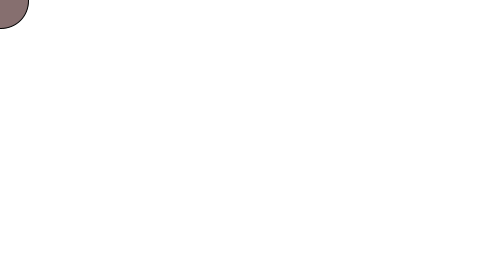
Frame 1 (no input)
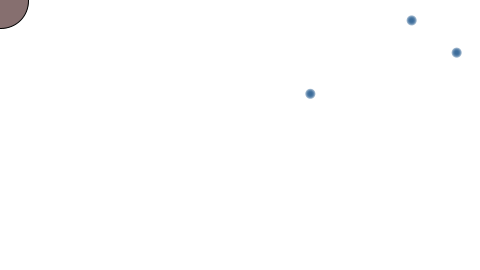
Frame 60 (the mouse pressed at the canvas centre just before this capture)
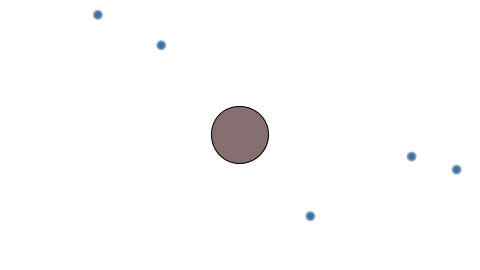
Frame 120 (the mouse held since frame 60 and released just before this capture)

The Processing sketch that drew these frames (run headless with seeded random() and noise(); from frame 60 on, the mouse is pressed at the canvas centre):

// Processing sketch: rainCatcherGame
// ── rainCatcherGame.pde
Catcher catcher;
Timer timer;
Drop[] drops;
int totalDrops = 0;

void setup() {
  size(480,270);
  catcher = new Catcher(32);
  drops = new Drop[2000];
  timer = new Timer(300);
  timer.start();
}

void draw() {
  background(255);
  
  catcher.setLocation(mouseX,mouseY);
  catcher.display();
  
  if(timer.isFinished()){
    drops[totalDrops] = new Drop();
    totalDrops++;
    
    if(totalDrops >= drops.length) {
      totalDrops = 0;
    }
    timer.start();
    
  }
  
  for(int i =0; i<totalDrops; i++){
    drops[i].move();
    drops[i].display();
    if(catcher.intersect(drops[i])){
      drops[i].caught();
    }
  }
  
}

// ── Catcher.pde
class Catcher {
  
  float r;
  color col;
  float x,y;
  
  Catcher(float tempR){
    r = tempR;
    col = color(50,10,10,150);
    x = 0;
    y = 0;
  }
  
  void setLocation(float tempX, float tempY){
    x = tempX;
    y = tempY;
  }
  
  void display() {
    stroke(0);
    fill(col);
    ellipse(x,y,r*1.8,r*1.8);
  }
  
  boolean intersect(Drop d) {
    float distance = dist(x,y,d.x ,d.y );
    
    if(distance < r + d.r) {
      return true;
    } else {
      return false;
    }
  }
}

// ── Drop.pde
class Drop {

  float x,y;
  float speed;
  color c;
  float r;
  
  Drop() {
    r = 6 ;
    x = random(width);
    y = -r*4;
    speed = random(1,5);
    c = color(50,100,150);
  }
  
  void move() {
    y += speed;
  }
  
  boolean reachedBottom() {
    if(y>height + r*4) {
      return true;
    } else {
      return false;
    }
  }
  
  void display() {
    fill(c,130);
    noStroke();
    for(int i = 2; i<r; i++){
      ellipse(x,y + r*4,i*2, i*2);
    }
  }
  
  void caught() {
    speed = 0;
    y = -1000;
  }
  
}

// ── Timer.pde
class Timer {
  
  int savedTime;
  int totalTime;
  
  Timer(int tempTotalTime) {
    totalTime = tempTotalTime;
  }
  
  void start() {
    savedTime = millis();
  }
  
  boolean isFinished() {
    int passedTime = millis() - savedTime;
    if (passedTime > totalTime) {
      return true;
    } else {
      return false;
    }
  }
  
}
